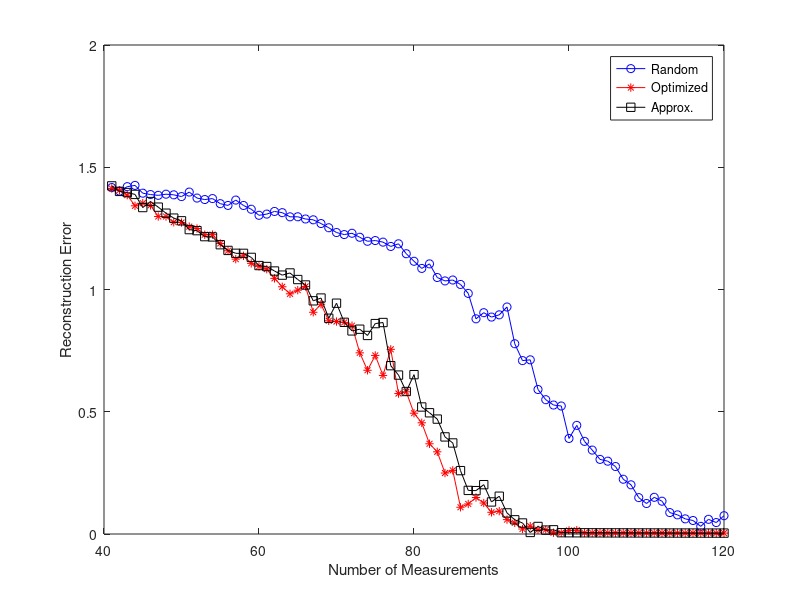
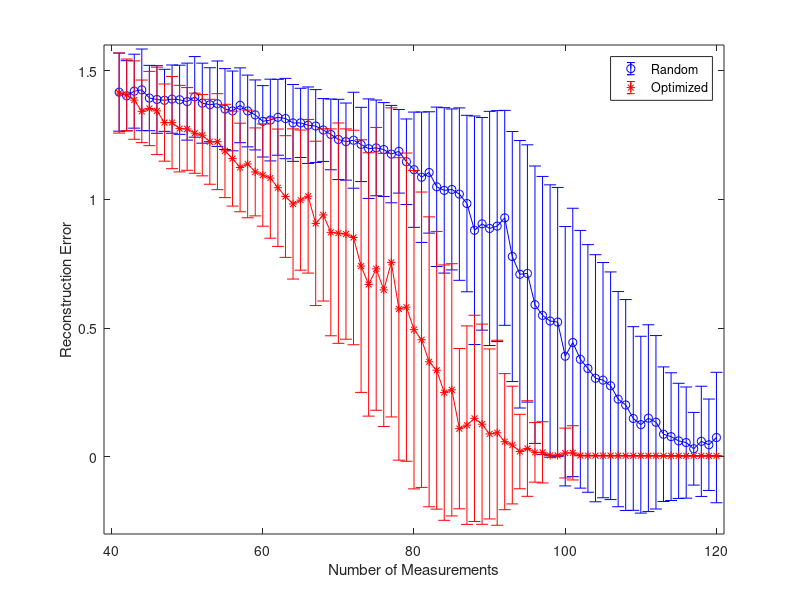

Here is the MATLAB script that generated these plots, in order:
%------------------------------------------------------
% This code generates Figures 4(a,b) of the following paper: 
% "Bayesian Compressive Sensing" (Preprint, 2007)
% This example is modified from l1qc_example.m, an example 
% from l1magic. 
% Coded by: Shihao Ji, ECE, Duke University
% last change: Jan. 2, 2007
%------------------------------------------------------
clear all
%
load random_results.mat
rand_mean = mean(err);
rand_std = std(err);
load optimized_results.mat
opt_mean = mean(err);
opt_std = std(err);
load approx_results.mat
app_mean = mean(err);
app_std = std(err);
%
base = 40;
ns = 80;
dN = 1;
% plot the mean
figure
plot(base+(1:ns)*dN,rand_mean,'b-o');
hold on;
plot(base+(1:ns)*dN,opt_mean,'r-*');
hold on;
plot(base+(1:ns)*dN,app_mean,'k-s');
xlabel('Number of Measurements'); ylabel('Reconstruction Error');
box on;
legend('Random','Optimized','Approx.','NorthEast');
% plot the variance
figure
errorbar(base+(1:ns)*dN,rand_mean,rand_std,'b-o');
hold on;
errorbar(base+(1:ns)*dN,opt_mean,opt_std,'r-*');
% hold on;
% errorbar(base+(1:ns)*dN,app_mean,app_std,'k-s');
xlabel('Number of Measurements'); ylabel('Reconstruction Error');
box on; axis([39,121,-0.3,1.6]);
legend('Random','Optimized','NorthEast');
